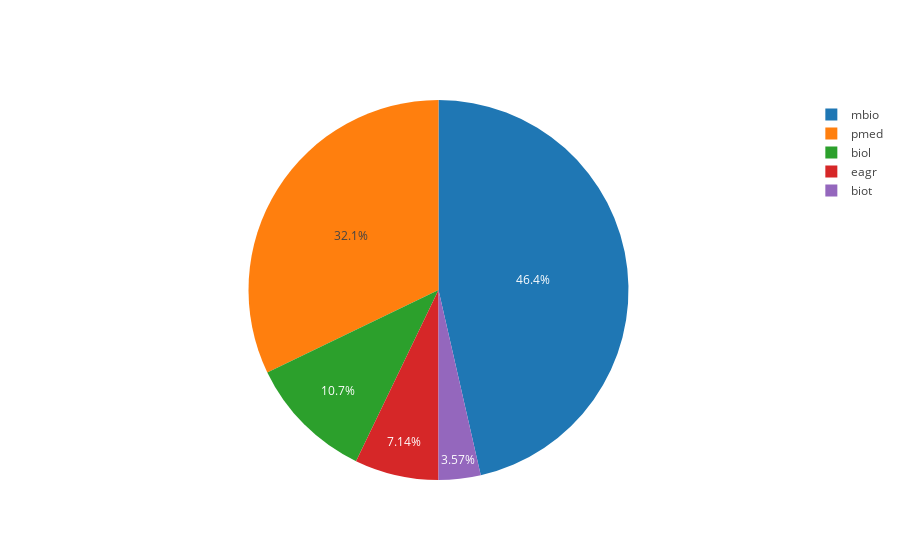

Notebook cell for this chart:
### Code cell
# Grafica Pie-chart en plotly
import plotly
import plotly.graph_objs as go
plotly.offline.init_notebook_mode(connected=True)

x=['biol','mbio','biot','pmed','eagr']

y=[3,13,1,9,2]
data=go.Pie(labels=x, values=y)

plotly.offline.iplot([data], filename='Pie Chart')

### Figure 1 — Plotly figure (JSON) as saved in the notebook; plotly's stock layout.template omitted (floating-point values rounded to 4 significant figures)
{"data": [{"labels": ["biol", "mbio", "biot", "pmed", "eagr"], "type": "pie", "values": [3, 13, 1, 9, 2]}], "layout": {}}
